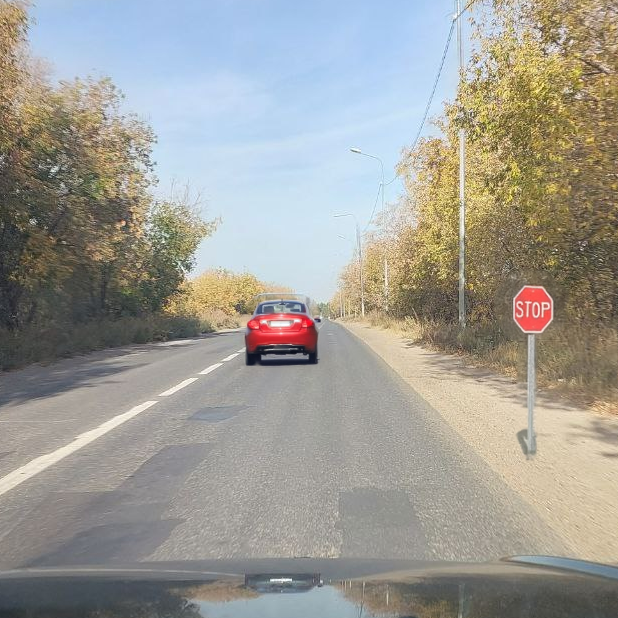
#> input picture Dataset/other/other2.jpg, 618 x 618 px
$ python opencv1.py
#> lines starting #> are read from the running program, lines starting #| are printed output that depends on the picture
import cv2
from matplotlib import pyplot as plt

# [15 lines of commented-out code are left out]


img = cv2.imread("Dataset/other/other2.jpg")
#> img is the input picture: shape (618, 618, 3); mean B, G, R 150.1, 156.8, 158.4

img_gray = cv2.cvtColor(img, cv2.COLOR_BGR2GRAY)
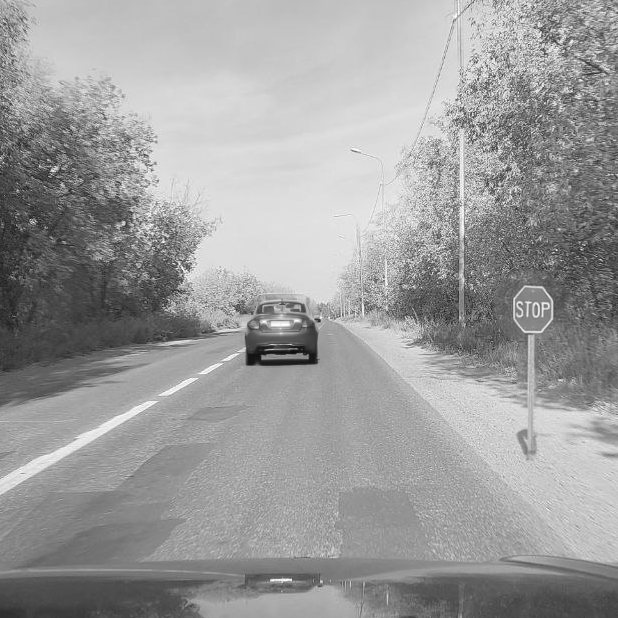
#> img_gray: shape (618, 618); min 13, max 255, mean 156.5
img_rgb = cv2.cvtColor(img,cv2.COLOR_BGR2RGB)

car_data = cv2.CascadeClassifier("haarcascades/haarcascade_cars.xml")
STOP_data = cv2.CascadeClassifier("haarcascades/haarcascade_stopsign.xml")

stop_coords = []
car_coords = []

try:
    car_coords = car_data.detectMultiScale(img_gray, minSize=(20,20)).tolist()
#> car_coords = [[215, 270, 132, 132]]
    print("Car found", car_coords)
#| Car found [[215, 270, 132, 132]]
except:
    print("No cars nearby")

try:
    stop_coords = STOP_data.detectMultiScale(img_gray, minSize=(20,20)).tolist()
#> stop_coords = [[507, 283, 53, 53]]
    print("Stop sign found", stop_coords)
#| Stop sign found [[507, 283, 53, 53]]
except:
    print("No stop signs found")

img_height, img_width, img_channels = img.shape
#> img_height = 618; img_width = 618; img_channels = 3
left_border = img_width/2
#> left_border = 309
right_border = img_width
#> right_border = 618

for (x, y, width, height) in stop_coords:
    cv2.circle(img_rgb, (x + (width//2), y + (height//2)), width//2,(0, 255, 0), 5)
#> this loop made 1 pass
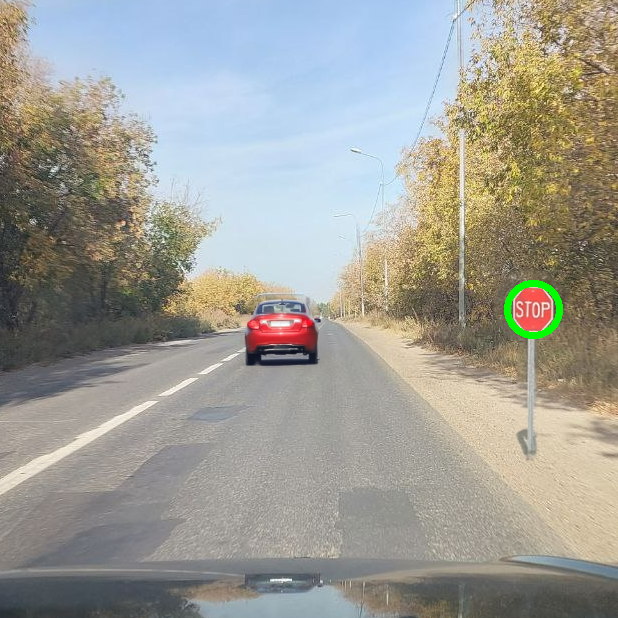
#> img_rgb: shape (618, 618, 3); mean R, G, B 158.1, 157.2, 149.8

def check_forward(car_coords, stop_coords):
    if len(stop_coords) != 0:
        return False
    elif len(car_coords) == 0:
        return True
    else:
        for (x, y, width, height) in car_coords:
            if x > left_border and x + width < right_border:
                if width / img_width > 0.15:
                    print("Car too close")
                    return False
        return True

plt.subplot(1, 1, 1)
plt.imshow(img_rgb)
plt.show()

print("Drive ahead?", check_forward(car_coords, stop_coords))
#| Drive ahead? False

$ run again, with Dataset/other/other1.jpg copied over Dataset/other/other2.jpg
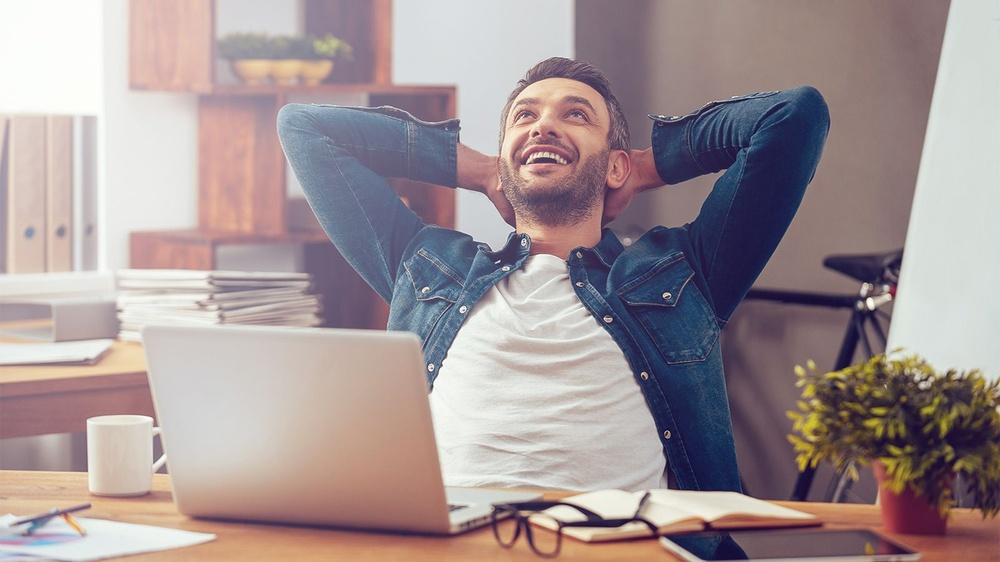
#> input picture Dataset/other/other1.jpg, 1000 x 562 px, shrunk from 1600 x 900 before the run
#> img is the input picture: shape (562, 1000, 3); mean B, G, R 149.6, 148, 162.2
#> `img_gray = cv2.cvtColor(img, cv2.COLOR_BGR2GRAY)`:
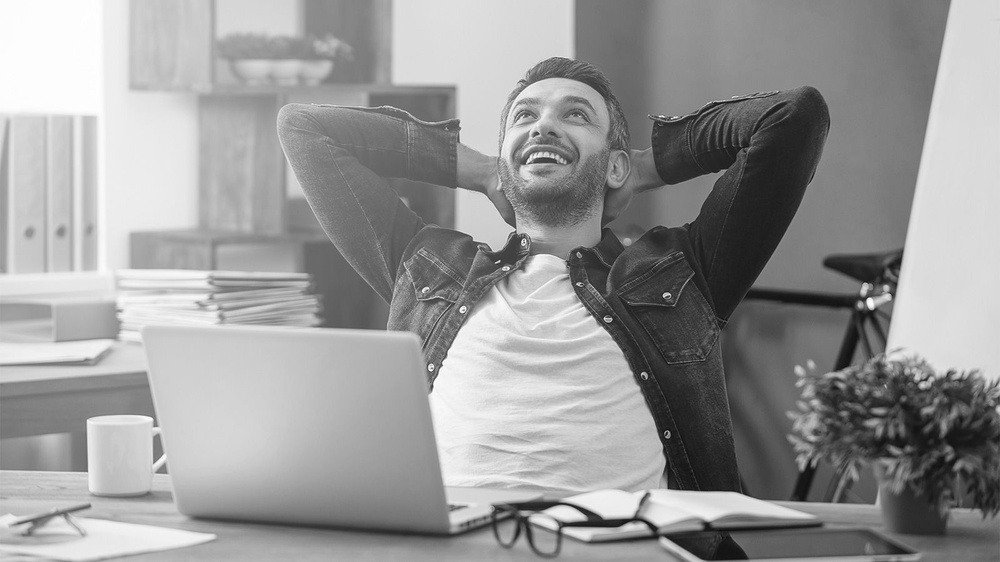
#> img_gray: shape (562, 1000); min 4, max 255, mean 152.5
#> car_coords = [[232, 278, 67, 67], [186, 214, 120, 120]]
#| Car found [[232, 278, 67, 67], [186, 214, 120, 120]]
#> the loop in check_forward, `for (x, y, width, height) in car_coords:` made 2 passes
#| Drive ahead? True

$ run again, with Dataset/other/other3.jpg copied over Dataset/other/other2.jpg
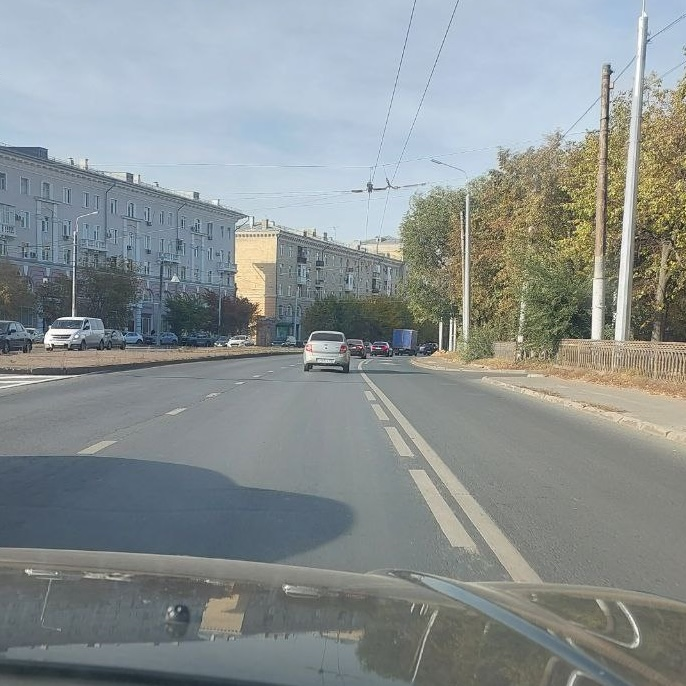
#> input picture Dataset/other/other3.jpg, 686 x 686 px
#> img is the input picture: shape (686, 686, 3); mean B, G, R 146, 145.4, 138.3
#> `img_gray = cv2.cvtColor(img, cv2.COLOR_BGR2GRAY)`:
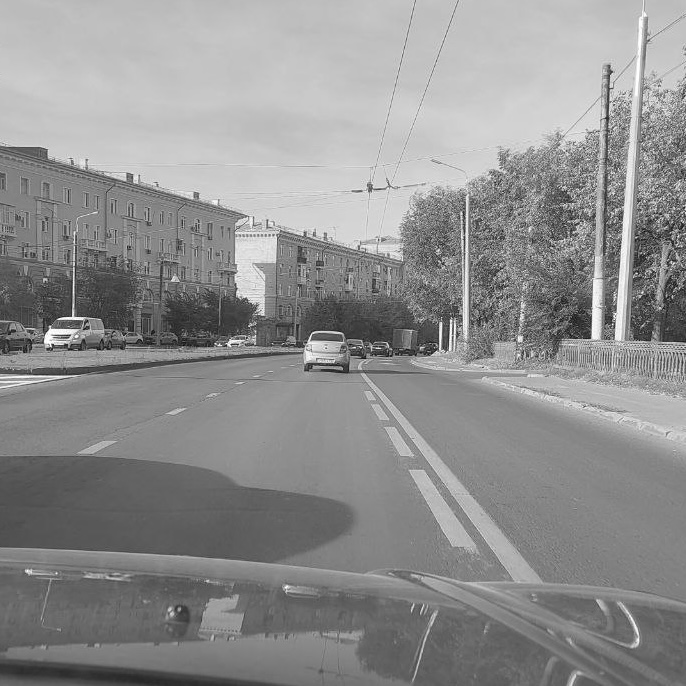
#> img_gray: shape (686, 686); min 4, max 255, mean 143.3
#> car_coords = [[286, 315, 84, 84]]
#| Car found [[286, 315, 84, 84]]
#> the loop in check_forward, `for (x, y, width, height) in car_coords:` made 1 pass
#| Drive ahead? True

$ run again, with Dataset/other/other4.jpg copied over Dataset/other/other2.jpg
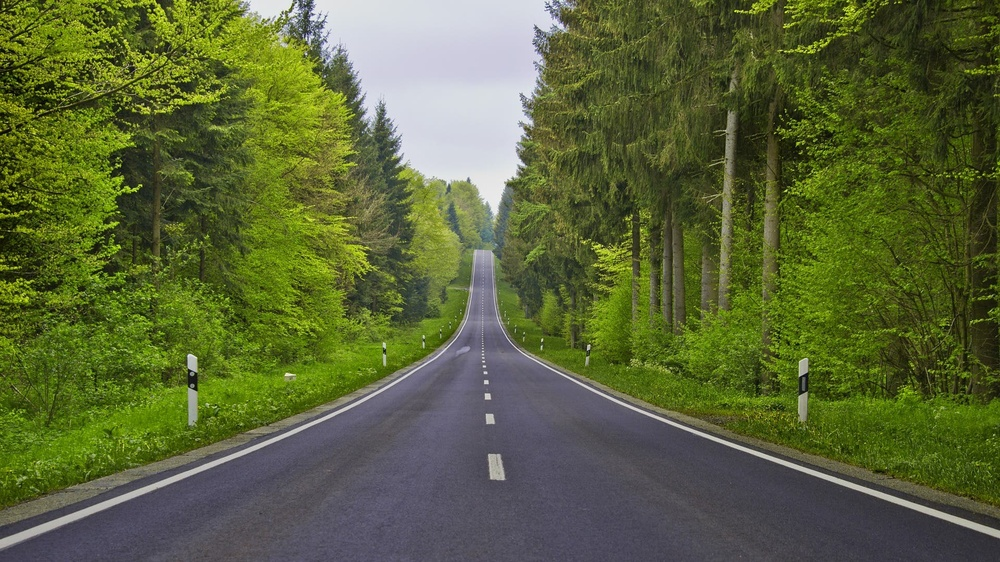
#> input picture Dataset/other/other4.jpg, 1000 x 562 px, shrunk from 1920 x 1080 before the run
#> img is the input picture: shape (562, 1000, 3); mean B, G, R 56.8, 100.3, 90.2
#> `img_gray = cv2.cvtColor(img, cv2.COLOR_BGR2GRAY)`:
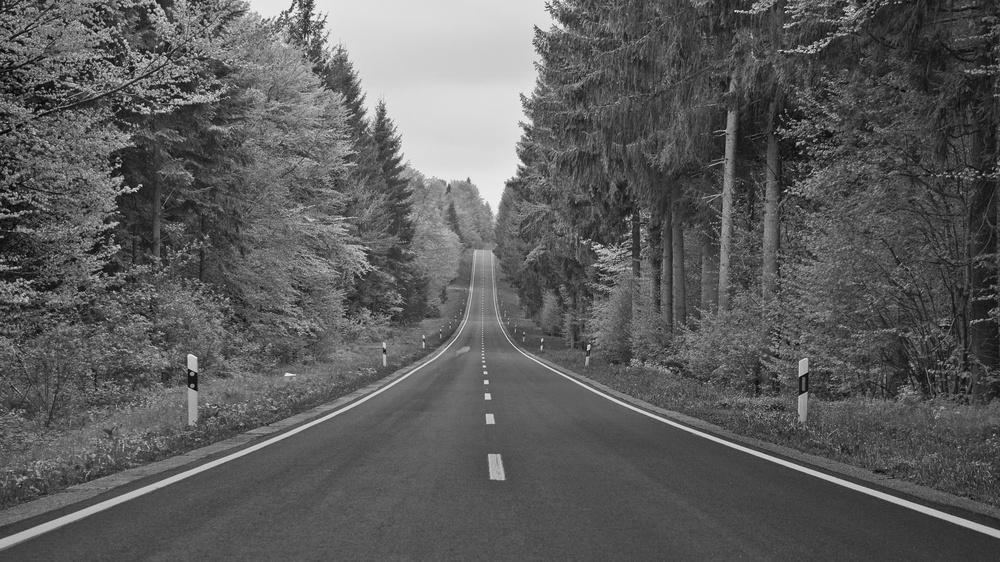
#> img_gray: shape (562, 1000); min 4, max 246, mean 92.3
